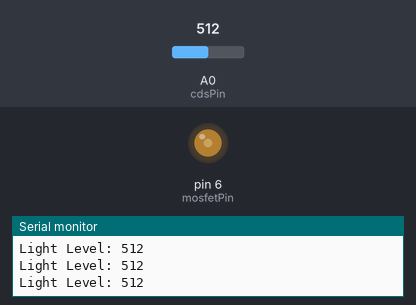
Simulated run of this sketch. Board: Arduino Uno, built with avr-gcc and run on an emulated ATmega328P. On the bench: output pins drawn as LEDs (lit = HIGH), the last lines printed to the serial monitor. Inputs (shaded band) come from the test bench; at power-on: A0 (cdsPin) = 512.

Above: at 1.2 s.
1.3 s: A0 (cdsPin) set to 118
2.8 s: A0 (cdsPin) set to 105
At 3.5 s:
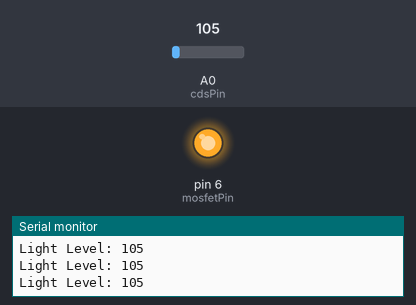
4.3 s: A0 (cdsPin) set to 550
At 4.6 s:
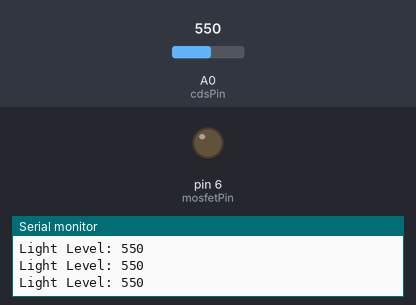
5.8 s: A0 (cdsPin) set to 530
At 6.8 s:
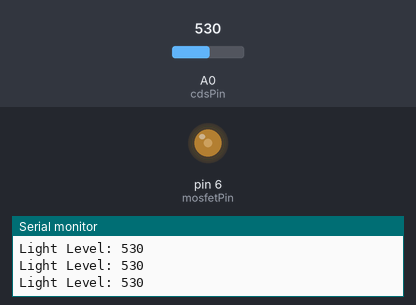
8.8 s: A0 (cdsPin) set to 716
At 10.1 s:
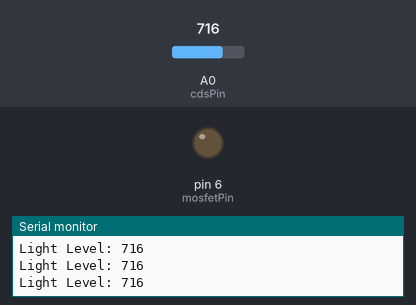
Timing chart, 0 to 11.8 s (numbered marks = the images above; inputs shaded):
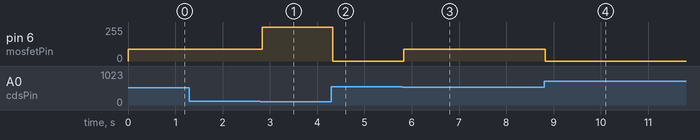

The sketch:

fan_light_pdlc.ino
```cpp
/*
int mosfetPin = 6;     // PDLC 필름 제어 핀 (IRF520)
int fanPin = 7;        // 팬모터 제어 핀
int cdsPin = A0;       // 조도 센서 핀
int thresholdBright = 500; // 밝기 임계값 (조도 센서 값)
int thresholdDark = 200;   // 어두운 환경의 임계값
int delayTime = 5000;  // 상태 유지 시간 (5초)

void setup() {
  pinMode(mosfetPin, OUTPUT);
  pinMode(fanPin, OUTPUT);
  Serial.begin(9600);  // 조도 센서 값 확인을 위한 시리얼 모니터
}

void loop() {
  int lightLevel = analogRead(cdsPin);  // 조도 센서로부터 값 읽기
  Serial.println(lightLevel);  // 시리얼 모니터로 조도 값 출력

  if (lightLevel > thresholdBright) {
    // 밝을 때
    //digitalWrite(fanPin, HIGH);    // 팬모터 작동
    analogWrite(mosfetPin, 255);   // PDLC 필름 완전 불투명
    delay(delayTime);              // 일정 시간 유지

    //digitalWrite(fanPin, LOW);     // 팬모터 중지
    analogWrite(mosfetPin, 150);   // PDLC 필름 반투명
    delay(delayTime);              // 일정 시간 유지

    analogWrite(mosfetPin, 0);     // PDLC 필름 완전 투명
    delay(delayTime);              // 일정 시간 유지

  } else if (lightLevel < thresholdDark) {
    // 어두울 때
    analogWrite(mosfetPin, 0);     // PDLC 필름 완전 투명
    //digitalWrite(fanPin, LOW);     // 팬모터 중지
  }

  delay(500);  // 짧은 지연 시간으로 주기적으로 센서값 확인
}
*/

int mosfetPin = 6;     // PDLC 필름 제어 핀 (IRF520)
int cdsPin = A0;       // 조도 센서 핀
int thresholdBright = 110; // 밝기 임계값 (조도 센서 값)
int thresholdDark = 540;   // 어두운 환경의 임계값


int fanPin = 7;        // 팬모터 제어 핀

void setup() {
  pinMode(mosfetPin, OUTPUT);
  Serial.begin(9600);  // 조도 센서 값 확인을 위한 시리얼 모니터
}

void loop() {
  int lightLevel = analogRead(cdsPin);  // 조도 센서로부터 값 읽기
  Serial.print("Light Level: ");  // 시리얼 모니터에 "Light Level: " 출력
  Serial.println(lightLevel);  // 시리얼 모니터에 조도 값 출력

  if (lightLevel < thresholdBright)
  {
    // 밝을 때 (조도센서의 숫자가 작을수록 밝은것)
    analogWrite(mosfetPin, 255);   // PDLC 필름 불투명
    digitalWrite(fanPin, HIGH);    // 팬모터 작동

  }
  else if (thresholdBright<= lightLevel && lightLevel < thresholdDark)
  {
    digitalWrite(fanPin, LOW);
    analogWrite(mosfetPin, 90);     // PDLC 필름 투명
  }
  else if(lightLevel>thresholdDark)
  {
    digitalWrite(fanPin, LOW);
    analogWrite(mosfetPin, 0);
  }

  //delay(500);  // 짧은 지연 시간으로 주기적으로 센서값 확인
}
```

Measured:
- the behaviour switches between 110 and 109 on A0 (cdsPin) (found by bisection; images 0 and 1)
- the behaviour switches between 540 and 539 on A0 (cdsPin) (found by bisection; images 2 and 3)
- after the input at 2.8 s, pin 6 (mosfetPin): 90/255 → 255/255 at once
- after the input at 4.3 s, pin 6 (mosfetPin): 255/255 → 0/255 at once
- after the input at 5.8 s, pin 6 (mosfetPin): 0/255 → 90/255 at once
- after the input at 8.8 s, pin 6 (mosfetPin): 90/255 → 0/255 at once
